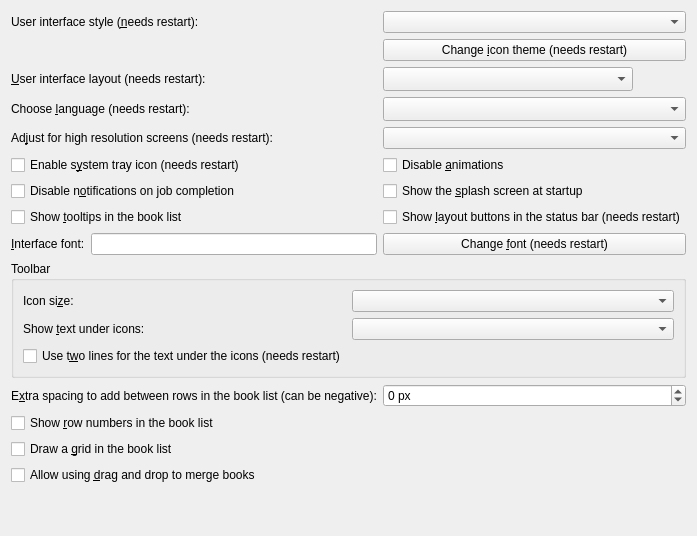
     <widget class="QWidget" name="main_interface_tab">
      <attribute name="icon">
       <iconset resource="../../../../resources/images.qrc">
        <normaloff>:/images/lt.png</normaloff>:/images/lt.png</iconset>
      </attribute>
      <attribute name="title">
       <string>&amp;Main interface</string>
      </attribute>
      <layout class="QGridLayout" name="gridLayout_9">
       <item row="5" column="1">
        <widget class="QCheckBox" name="opt_disable_animations">
         <property name="toolTip">
          <string>Disable all animations. Useful if you have a slow/old computer.</string>
         </property>
         <property name="text">
          <string>Disable &amp;animations</string>
         </property>
        </widget>
       </item>
       <item row="0" column="0">
        <widget class="QLabel" name="label_widget_style">
         <property name="text">
          <string>User interface style (&amp;needs restart):</string>
         </property>
         <property name="buddy">
          <cstring>opt_ui_style</cstring>
         </property>
        </widget>
       </item>
       <item row="2" column="0">
        <widget class="QLabel" name="label_17">
         <property name="text">
          <string>&amp;User interface layout (needs restart):</string>
         </property>
         <property name="buddy">
          <cstring>opt_gui_layout</cstring>
         </property>
        </widget>
       </item>
       <item row="10" column="0">
        <widget class="QLabel" name="label_4">
         <property name="text">
          <string>E&amp;xtra spacing to add between rows in the book list (can be negative):</string>
         </property>
         <property name="buddy">
          <cstring>opt_book_list_extra_row_spacing</cstring>
         </property>
        </widget>
       </item>
       <item row="10" column="1">
        <widget class="QSpinBox" name="opt_book_list_extra_row_spacing">
         <property name="suffix">
          <string> px</string>
         </property>
         <property name="minimum">
          <number>-20</number>
         </property>
        </widget>
       </item>
       <item row="9" column="0" colspan="2">
        <widget class="QGroupBox" name="groupBox_2">
         <property name="title">
          <string>Toolbar</string>
         </property>
         <layout class="QGridLayout" name="gridLayout_8">
          <item row="0" column="1">
           <widget class="QComboBox" name="opt_toolbar_icon_size"/>
          </item>
          <item row="0" column="0">
           <widget class="QLabel" name="label_5">
            <property name="text">
             <string>Icon si&amp;ze:</string>
            </property>
            <property name="buddy">
             <cstring>opt_toolbar_icon_size</cstring>
            </property>
           </widget>
          </item>
          <item row="1" column="1">
           <widget class="QComboBox" name="opt_toolbar_text"/>
          </item>
          <item row="1" column="0">
           <widget class="QLabel" name="label_8">
            <property name="text">
             <string>Show &amp;text under icons:</string>
            </property>
            <property name="buddy">
             <cstring>opt_toolbar_text</cstring>
            </property>
           </widget>
          </item>
          <item row="2" column="0" colspan="2">
           <widget class="QCheckBox" name="opt_wrap_toolbar_text">
            <property name="text">
             <string>Use t&amp;wo lines for the text under the icons (needs restart)</string>
            </property>
           </widget>
          </item>
         </layout>
        </widget>
       </item>
       <item row="0" column="1">
        <widget class="QComboBox" name="opt_ui_style"/>
       </item>
       <item row="8" column="1">
        <widget class="QPushButton" name="change_font_button">
         <property name="text">
          <string>Change &amp;font (needs restart)</string>
         </property>
        </widget>
       </item>
       <item row="2" column="1">
        <widget class="QComboBox" name="opt_gui_layout">
         <property name="maximumSize">
          <size>
           <width>250</width>
           <height>16777215</height>
          </size>
         </property>
         <property name="sizeAdjustPolicy">
          <enum>QComboBox::AdjustToMinimumContentsLengthWithIcon</enum>
         </property>
         <property name="minimumContentsLength">
          <number>20</number>
         </property>
        </widget>
       </item>
       <item row="7" column="0">
        <widget class="QCheckBox" name="opt_book_list_tooltips">
         <property name="text">
          <string>Show &amp;tooltips in the book list</string>
         </property>
        </widget>
       </item>
       <item row="7" column="1">
        <widget class="QCheckBox" name="opt_show_layout_buttons">
         <property name="text">
          <string>Show &amp;layout buttons in the status bar (needs restart)</string>
         </property>
        </widget>
       </item>
       <item row="14" column="0">
        <spacer name="verticalSpacer_3">
         <property name="orientation">
          <enum>Qt::Vertical</enum>
         </property>
         <property name="sizeHint" stdset="0">
          <size>
           <width>20</width>
           <height>40</height>
          </size>
         </property>
        </spacer>
       </item>
       <item row="5" column="0">
        <widget class="QCheckBox" name="opt_systray_icon">
         <property name="text">
          <string>Enable s&amp;ystem tray icon (needs restart)</string>
         </property>
        </widget>
       </item>
       <item row="3" column="0">
        <widget class="QLabel" name="label_7">
         <property name="text">
          <string>Choose &amp;language (needs restart):</string>
         </property>
         <property name="buddy">
          <cstring>opt_language</cstring>
         </property>
        </widget>
       </item>
       <item row="8" column="0">
        <layout class="QHBoxLayout" name="horizontalLayout">
         <item>
          <widget class="QLabel" name="label_2">
           <property name="text">
            <string>&amp;Interface font:</string>
           </property>
           <property name="buddy">
            <cstring>font_display</cstring>
           </property>
          </widget>
         </item>
         <item>
          <widget class="QLineEdit" name="font_display">
           <property name="readOnly">
            <bool>true</bool>
           </property>
          </widget>
         </item>
        </layout>
       </item>
       <item row="1" column="0">
        <widget class="QLabel" name="icon_theme">
         <property name="text">
          <string/>
         </property>
        </widget>
       </item>
       <item row="6" column="0">
        <widget class="QCheckBox" name="opt_disable_tray_notification">
         <property name="toolTip">
          <string>Disable popup notifications when calibre completes jobs such as conversion of books, sending to device, etc. The notifications are sent via the operating system notification facility, if available.</string>
         </property>
         <property name="text">
          <string>Disable n&amp;otifications on job completion</string>
         </property>
        </widget>
       </item>
       <item row="3" column="1">
        <widget class="QComboBox" name="opt_language">
         <property name="sizeAdjustPolicy">
          <enum>QComboBox::AdjustToMinimumContentsLengthWithIcon</enum>
         </property>
         <property name="minimumContentsLength">
          <number>20</number>
         </property>
        </widget>
       </item>
       <item row="6" column="1">
        <widget class="QCheckBox" name="opt_show_splash_screen">
         <property name="text">
          <string>Show the &amp;splash screen at startup</string>
         </property>
        </widget>
       </item>
       <item row="1" column="1">
        <widget class="QPushButton" name="icon_theme_button">
         <property name="text">
          <string>Change &amp;icon theme (needs restart)</string>
         </property>
        </widget>
       </item>
       <item row="11" column="0">
        <widget class="QCheckBox" name="opt_row_numbers_in_book_list">
         <property name="text">
          <string>Show &amp;row numbers in the book list</string>
         </property>
        </widget>
       </item>
       <item row="4" column="0">
        <widget class="QLabel" name="label_hidpi">
         <property name="text">
          <string>Ad&amp;just for high resolution screens (needs restart):</string>
         </property>
         <property name="buddy">
          <cstring>opt_hidpi</cstring>
         </property>
        </widget>
       </item>
       <item row="4" column="1">
        <widget class="QComboBox" name="opt_hidpi">
         <property name="toolTip">
          <string>&lt;p&gt;Whether to automatically adjust the calibre user interface for high resolution (high DPI) monitors. There are three possible values:&lt;/p&gt;

&lt;ul&gt;
&lt;li&gt;&lt;b&gt;Automatic&lt;/b&gt;: Adjust the user interface if a high resolution monitor is detected. Will respect Qt environment variables controlling high DPI behavior. So if you use the environment variable QT_AUTO_SCREEN_SCALE_FACTOR then it will be used instead of this setting.&lt;/li&gt;

&lt;li&gt;&lt;b&gt;On&lt;/b&gt;: Same as &quot;Automatic&quot;, but ignores Qt environment variables controlling high DPI behavior.&lt;/li&gt;

&lt;li&gt;&lt;b&gt;Off&lt;/b&gt;: Do not adjust the user interface, regardless of Qt environment variables.&lt;/li&gt;
&lt;/ul&gt;</string>
         </property>
        </widget>
       </item>
       <item row="13" column="0">
        <widget class="QCheckBox" name="opt_dnd_merge">
         <property name="text">
          <string>Allow using &amp;drag and drop to merge books</string>
         </property>
        </widget>
       </item>
       <item row="12" column="0" colspan="2">
        <widget class="QCheckBox" name="opt_booklist_grid">
         <property name="text">
          <string>Draw a &amp;grid in the book list</string>
         </property>
        </widget>
       </item>
      </layout>
     </widget>
